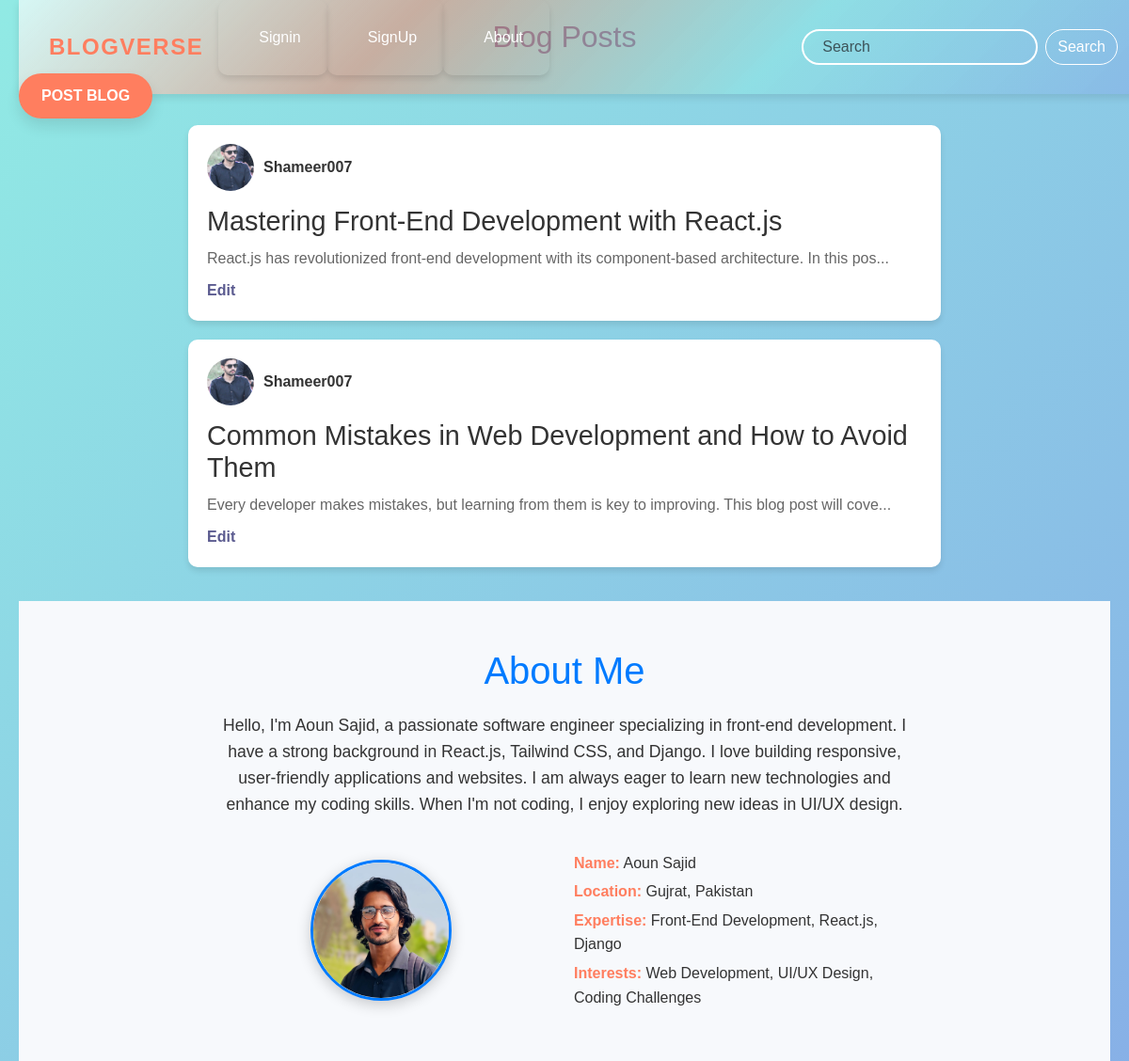
The page / on the database its author committed.
### blog/models.py (models this page shows, shortened)
class Blog(models.Model):
    title = models.CharField(max_length=200)
    content = models.TextField()
    author = models.ForeignKey(User, on_delete=models.CASCADE)
    created_at = models.DateTimeField(auto_now_add=True)
    updated_at = models.DateTimeField(auto_now=True)

class Profile(models.Model):
    user = models.OneToOneField(User, on_delete=models.CASCADE)
    profile_picture = models.ImageField(upload_to='profile_pictures/', default='default_profile_pic.jpg')

### blog/views.py (the view)
# urls.py: 2. Add a URL to urlpatterns:  path('', views.home, name='home')
def home(request):
    blogs = Blog.objects.all()
    return render(request, 'blog/home.html', {'blogs': blogs})

### blog/templates/blog/home.html
{% extends "base.html" %}
{% load static %}
{% block content %}
<link rel="stylesheet" href="{% static 'css/home.css' %}">
<h2>Blog Posts</h2>
<div class="post-btn">
    <a href="{% url 'create_blog' %}">Post Blog</a>
</div>
<ul>
    {% for blog in blogs %}
        <li>
            <div>
                <img src="{{ blog.author.profile.profile_picture.url }}" alt="{{ blog.author.username }}'s Profile Picture" style="width: 50px; height: 50px; border-radius: 50%;">
                <strong>{{ blog.author.username }}</strong>
            </div>
            <h3>{{ blog.title }}</h3>
            <p>{{ blog.content|slice:":100" }}...</p>
            <a href="{% url 'edit_blog' blog.pk %}">Edit</a>
        </li>
    {% endfor %}
</ul>
<section class="about" id="about">
    <div class="about-container">
        <h2>About Me</h2>
        <p>
            Hello, I'm Aoun Sajid, a passionate software engineer specializing in front-end development.
            I have a strong background in React.js, Tailwind CSS, and Django. I love building responsive,
            user-friendly applications and websites. I am always eager to learn new technologies
            and enhance my coding skills. When I'm not coding, I enjoy exploring new ideas in UI/UX design.
        </p>
        <div class="about-details">
            <div class="about-image">
                <img src="{% static 'img/about.jpg' %}" alt="Profile Picture">
            </div>
            <div class="about-info">
                <p><strong>Name:</strong> Aoun Sajid</p>
                <p><strong>Location:</strong> Gujrat, Pakistan</p>
                <p><strong>Expertise:</strong> Front-End Development, React.js, Django</p>
                <p><strong>Interests:</strong> Web Development, UI/UX Design, Coding Challenges</p>
            </div>
        </div>
    </div>
</section>
{% endblock %}

### blog/templates/base.html (shortened to what this page needs)
{% load static %}
<!doctype html>
<html lang="en">
<head>
  <link href="https://cdn.jsdelivr.net/npm/bootstrap@5.3.3/dist/css/bootstrap.min.css" rel="stylesheet"
>
  <link rel="stylesheet" href="{% static 'css/styles.css' %}">
</head>
<body>
  <nav class="navbar navbar-expand-lg ">
    <div class="container-fluid">
      <a class="navbar-brand" href="{% url 'home' %}">BlogVerse</a>
      <div class="collapse navbar-collapse" id="navbarSupportedContent">
        <ul class="navbar-nav me-auto mb-2 mb-lg-0">
          {% if user.is_authenticated %}
          <li class="nav-item">
            <a class="nav-link active" aria-current="page" href="{% url 'profile' %}">Profile</a>
          </li>
          <li class="nav-item">
            <a class="nav-link" href="{% url 'logout' %}">Logout</a>
          </li>
          {% else %}
          <li class="nav-item">
            <a class="nav-link" href="{% url 'signin' %}">Signin</a>
          </li>
          <li class="nav-item">
            <a class="nav-link" href="{% url 'signup' %}">SignUp</a>
          </li>
          {% endif %}
          <li class="nav-item">
            <a class="nav-link" href="#about">About</a>
          </li>
        </ul>
        <form class="d-flex" role="search">
          <input class="form-control me-2" type="search" placeholder="Search" aria-label="Search">
          <button class="btn btn-outline-success" type="submit">Search</button>
        </form>
      </div>
    </div>
  </nav>
  <div class="page-body">
    {% block content %}
    {% endblock %}
  </div>
</body>
</html>

### blog/static/css/styles.css (style rules this page uses)
body { margin: 0; padding: 0; height: 100vh; font-family: 'Roboto', sans-serif; background: linear-gradient(-45deg, #ff7e5f, #feb47b, #86a8e7, #91eae4); background-size: 400% 400%; animation: gradientAnimation 15s ease infinite; overflow:auto; position: relative; }
.navbar { box-shadow: 0 4px 8px rgba(0, 0, 0, 0.1); padding: 15px 20px; margin-bottom: 100px; width: 100%; max-height: 100px; margin-left: 0px; background: linear-gradient(-45deg, #86a8e77e, #91eae475, #ff7f5f81, #ffffffa1 ); animation: gradientAnimation 1s ease infinite; position: fixed; top: 0; }
.navbar-brand { color: #ff7e5f; font-size: 1.5rem; font-weight: bold; text-transform: uppercase; letter-spacing: 1.5px; transition: color 0.3s ease; }
.nav-link { color: #ffffff; -webkit-text-stroke: #000; font-size: 1rem; background-color: transparent; text-transform: capitalize; margin-left: 15px; transition: color 0.3s ease; gap: 120px; font-weight: 400px; }
.nav-item { background: none; }
.form-control { border-radius: 20px; padding: 5px 20px; border: 2px solid #fff; background-color: transparent; transition: all 0.3s ease; }
.btn-outline-success { color: #ffffff; border-color: #ffffff; background-color: transparent; border-radius: 20px; transition: all 0.3s ease; }
.about-container { max-width: 1200px; margin: 0 auto; padding: 0 20px; }
.about-details { display: flex; justify-content: center; align-items: flex-start; flex-wrap: wrap; gap: 40px; }
.about-image { flex: 1; min-width: 300px; max-width: 400px; }
.about-image img { width: 100%; border-radius: 15px; box-shadow: 0 4px 15px rgba(0, 0, 0, 0.2); }
.about-info { flex: 1; text-align: left; max-width: 600px; }
.about-info p { font-size: 1.2rem; margin: 10px 0; color: #333; }
.about-info p strong { color: #ff7e5f; }

### blog/static/css/home.css (style rules this page uses)
body { font-family: Arial, sans-serif; background-color: transparent; color: #333; padding: 20px; margin: 0; }
.post-btn { display: inline-block; background-color: #ff7e5f; color: white; padding: 12px 24px; border-radius: 30px; text-transform: uppercase; font-size: 16px; font-weight: bold; text-decoration: none; transition: background-color 0.3s ease, box-shadow 0.3s ease; box-shadow: 0 8px 15px rgba(0, 0, 0, 0.1); position: relative; overflow: hidden; }
.post-btn a { color: white; text-decoration: none; }
.post-btn::before { content: ""; position: absolute; top: 50%; left: 50%; width: 300%; height: 300%; background: rgba(255, 255, 255, 0.2); transition: all 0.5s ease; transform: translate(-50%, -50%) scale(0); border-radius: 50%; }
h2 { text-align: center; font-size: 2rem; margin-bottom: 20px; color: #5a5a8f; }
ul { list-style-type: none; padding: 0; display: flex; flex-direction: column; align-items: center; }
li { background-color: #fff; border-radius: 10px; box-shadow: 0 4px 6px rgba(0, 0, 0, 0.1); padding: 20px; width: 90%; max-width: 800px; margin-bottom: 20px; transition: transform 0.3s ease, box-shadow 0.3s ease; }
li h3 { font-size: 1.8rem; margin: 0; color: #333; transition: color 0.3s ease; }
li p { font-size: 1rem; margin: 10px 0; color: #666; }
li div { display: flex; align-items: center; margin-bottom: 15px; }
li img { margin-right: 10px; width: 50px; height: 50px; border-radius: 50%; object-fit: cover; }
a { text-decoration: none; color: #5a5a8f; font-weight: bold; transition: color 0.3s ease; }
#about { background-color: #f7f9fc; padding: 50px 0; text-align: center; color: #333; }
.about-container { max-width: 800px; margin: 0 auto; }
.about-container h2 { font-size: 2.5rem; margin-bottom: 20px; color: #007bff; font-family: 'Arial', sans-serif; }
.about-container p { font-size: 1.1rem; line-height: 1.6; margin-bottom: 30px; }
.about-details { display: flex; flex-direction: column; align-items: center; gap: 20px; }
.about-image img { width: 150px; height: 150px; border-radius: 50%; border: 3px solid #007bff; animation: fadeIn 1s ease-in-out; }
.about-info { text-align: left; }
.about-info p { font-size: 1rem; margin: 5px 0; }
.about-info strong { color: #007bff; }
@media (min-width: 768px) { .about-details { flex-direction: row; justify-content: center; } }

### rows shown on the page
Blog: author.profile.profile_picture (picture), author.username "Shameer007", title "Mastering Front-End Development with React.js", content "React.js has revolutionized front-end development with its component-based architecture. In this pos"
Blog: author.profile.profile_picture (picture), author.username "Shameer007", title "Common Mistakes in Web Development and How to Avoid Them", content "Every developer makes mistakes, but learning from them is key to improving. This blog post will cove"
